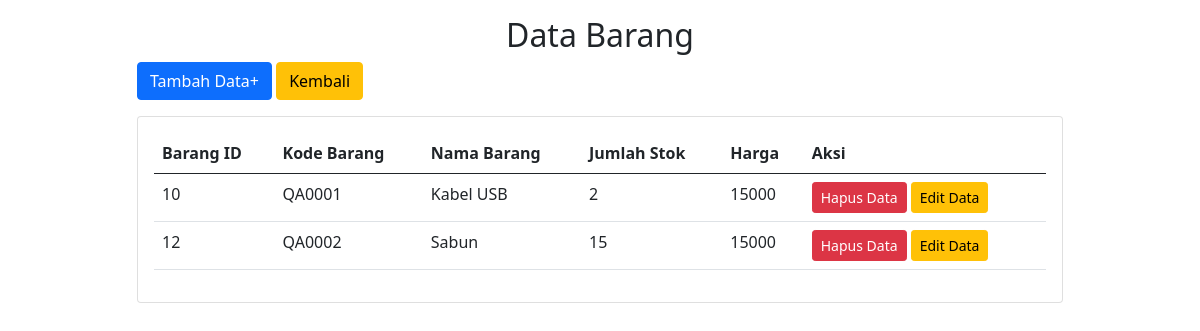
The page / on the database its author committed.
### tables this page shows
CREATE TABLE `tbl_mst_barang` (
  `barang_id` int(11) NOT NULL,
  `kode_barang` varchar(20) NOT NULL,
  `nama_barang` varchar(20) NOT NULL,
  `jumlah` decimal(10,0) NOT NULL,
  `harga` decimal(10,0) NOT NULL
);

### www/index.php (the view, shortened to what this page needs)
<?php
require_once "koneksi.php";
?>
<!doctype html>
<html lang="en">
<head>
    <link href="https://cdn.jsdelivr.net/npm/bootstrap@5.0.2/dist/css/bootstrap.min.css" rel="stylesheet">
</head>
<body>
    <div class="container mt-3">
        <div class="row justify-content-center">
            <div class="col-10">
                <h2 class="text-center">Data Barang</h2>
                <div class="mb-3 mt-2">
                    <a type="button" class="btn btn-primary" data-bs-toggle="modal" data-bs-target="#exampleModal">Tambah Data+</a>
                    <a href="welcome.php" type="button" class="btn btn-warning">Kembali</a>
                </div>
                <div class="col-md-15">
                    <div class="card">
                        <div class="card-body">
                            <table class="table">
                                <thead>
                                    <tr>
                                        <th scope="col">Barang ID</th>
                                        <th scope="col">Kode Barang</th>
                                        <th scope="col">Nama Barang</th>
                                        <th scope="col">Jumlah Stok</th>
                                        <th scope="col">Harga</th>
                                        <th scope="col">Aksi</th>
                                    </tr>
                                </thead>
                                <tbody>
                                    <?php
                                    $query = mysqli_query($db, 'select * from tbl_mst_barang');
                                    while ($data = mysqli_fetch_array($query)) {
                                    ?>
                                        <tr>
                                            <td><?= $data['barang_id']; ?></td>
                                            <td><?= $data['kode_barang']; ?></td>
                                            <td><?= $data['nama_barang']; ?></td>
                                            <td><?= $data['jumlah']; ?></td>
                                            <td><?= $data['harga']; ?></td>
                                            <td>
                                                <a href="hapus.php?barang_id=<?= $data['barang_id'] ?>" type="button" class="btn btn-sm btn-danger" onclick="return confirm('Hapus Item?')">Hapus Data</a>
                                                <a href="edit-barang.php?barang_id=<?= $data['barang_id'] ?>" type="button" class="btn btn-sm btn-warning">Edit Data</a>
                                            </td>
                                        </tr>
                                    <?php
                                    } ?>
                                </tbody>
                            </table>
                        </div>
                    </div>
                </div>
            </div>
        </div>
    </div>
</body>
</html>

### rows shown on the page
tbl_mst_barang: barang_id "10", kode_barang "QA0001", nama_barang "Kabel USB", jumlah "2", harga "15000"
tbl_mst_barang: barang_id "12", kode_barang "QA0002", nama_barang "Sabun", jumlah "15", harga "15000"
